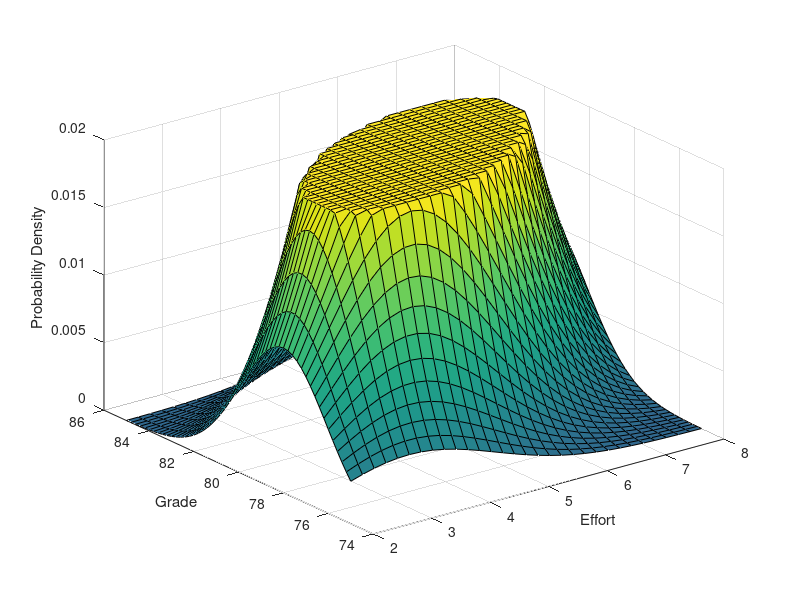

Write MATLAB code to recreate this figure.
mu = [5 80];
Sigma = [3 2; 2 5];
x1 = 2:.2:8; 
x2 = 75:.2:85;
[X1,X2] = meshgrid(x1,x2);
F = mvnpdf([X1(:) X2(:)],mu,Sigma);
F = reshape(F,length(x2),length(x1));
F(F > 0.02) = 0.02;
surf(x1,x2,F);
caxis([min(F(:))-.5*range(F(:)),max(F(:))]);
xlabel('Effort'); ylabel('Grade'); zlabel('Probability Density');